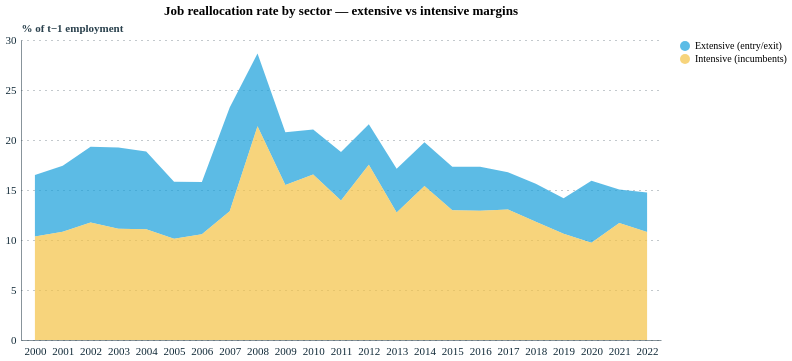

The code cell stored with this chart in its notebook:
### Code cell
# JRR over time by sector (interactive)
sec_sel2 = alt.binding_select(options=SECTORS, name='Sector: ')
sec_par2 = alt.selection_point(fields=['category'], bind=sec_sel2, value=SECTORS[0])

jrr_lines = jf_s.melt(
    id_vars=['year', 'category'],
    value_vars=['jrr_extensive', 'jrr_intensive'],
    var_name='margin', value_name='rate'
)
jrr_lines['margin'] = jrr_lines['margin'].map({
    'jrr_extensive': 'Extensive (entry/exit)',
    'jrr_intensive': 'Intensive (incumbents)'
})

alt.Chart(jrr_lines).mark_area(opacity=0.7).encode(
    x=alt.X('year:O', title=''),
    y=alt.Y('rate:Q', title='% of t−1 employment', stack='zero'),
    color=alt.Color('margin:N',
        scale=alt.Scale(domain=['Extensive (entry/exit)', 'Intensive (incumbents)'],
                        range=[pallete['nominal_1'], pallete['nominal_3']]),
        legend=alt.Legend(title='')),
    tooltip=['year:O', 'margin:N', alt.Tooltip('rate:Q', format='.1f')]
).add_params(sec_par2).transform_filter(sec_par2
).properties(title='Job reallocation rate by sector — extensive vs intensive margins', width=640, height=300)

### Figure 1 — Vega-Lite specification as saved in the notebook (floating-point values rounded to 4 significant figures; data arrays with more than 128 entries replaced by an {"elided": "..."} marker saying what was removed)
{"config": {"font": "Circular Std", "mark": {"line": {"interpolate": "linear"}}, "view": {"stroke": "transparent", "width": 400, "height": 300}, "range": {"category": ["#179fdb", "#e6224b", "#f4c245", "#122b39", "#eb5c2e", "#36b7b4"], "diverging": ["#E6224B", "#E54753", "#C9C9C9", "#179FDB", "#122B39"], "heatmap": ["#C9C9C9", "#179FDB", "#0063AF", "#122B39"], "ordinal": ["#00A767", "#36B7B4", "#179FDB", "#0063AF", "#243B5A"]}, "axisX": {"labelColor": "#122b39", "tickColor": "#122b39", "domainColor": "#122b39", "domainOpacity": 0.5, "gridOpacity": 0, "labelFont": "Circular Std", "labelAngle": 0, "labelAlign": "center", "labelFontSize": 11, "labelPadding": 5, "tickCount": 10, "tickSize": 0, "title": ""}, "axisY": {"labelColor": "#122b39", "labelFont": "Circular Std", "tickColor": "#122b39", "domainColor": "#122b39", "gridColor": "#122b39", "gridDash": [1, 5], "gridOpacity": 0.5, "labelPadding": 5, "labelFontSize": 11, "domainOpacity": 0.5, "tickSize": 0, "title": null, "titleAlign": "left", "titleAngle": 0, "titleBaseline": "bottom", "titleColor": "#122b39", "titleOpacity": 0.9, "titleX": 0, "titleY": -7}}, "data": {"name": "data-dc25f19375ada7e2f530365613f07df0"}, "mark": {"type": "area", "opacity": 0.7}, "encoding": {"color": {"field": "margin", "legend": {"title": ""}, "scale": {"domain": ["Extensive (entry/exit)", "Intensive (incumbents)"], "range": ["#179fdb", "#f4c245"]}, "type": "nominal"}, "tooltip": [{"field": "year", "type": "ordinal"}, {"field": "margin", "type": "nominal"}, {"field": "rate", "format": ".1f", "type": "quantitative"}], "x": {"field": "year", "title": "", "type": "ordinal"}, "y": {"field": "rate", "stack": "zero", "title": "% of t−1 employment", "type": "quantitative"}}, "height": 300, "params": [{"name": "param_2", "select": {"type": "point", "fields": ["category"]}, "bind": {"input": "select", "options": ["Agriculture", "Business Support Services", "Construction", "Hospitality", "IT & Computer Services", "Manufacturing", "Other Information Services", "Other Primary Industries", "Other Services", "Professional Services", "Retail Trade", "Social care", "Transport & Logistics", "Utilities", "Wholesale Trade"], "name": "Sector: "}, "value": "Agriculture"}], "title": "Job reallocation rate by sector — extensive vs intensive margins", "transform": [{"filter": {"param": "param_2"}}], "width": 640, "$schema": "https://vega.github.io/schema/vega-lite/v5.20.1.json", "datasets": {"data-dc25f19375ada7e2f530365613f07df0": {"elided": "690 records"}}}
